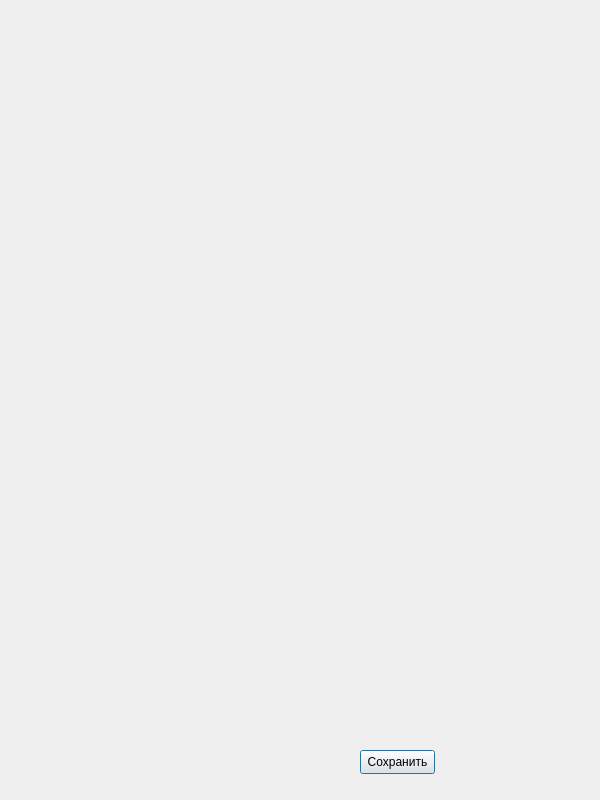
<?xml version="1.0" encoding="UTF-8"?>
<ui version="4.0">
 <class>Dialog</class>
 <widget class="QDialog" name="Dialog">
  <property name="geometry">
   <rect>
    <x>0</x>
    <y>0</y>
    <width>600</width>
    <height>800</height>
   </rect>
  </property>
  <property name="windowTitle">
   <string>Dialog</string>
  </property>
  <widget class="QLabel" name="label">
   <property name="geometry">
    <rect>
     <x>20</x>
     <y>10</y>
     <width>525</width>
     <height>700</height>
    </rect>
   </property>
   <property name="text">
    <string/>
   </property>
  </widget>
  <widget class="QPushButton" name="pushButton_save">
   <property name="geometry">
    <rect>
     <x>360</x>
     <y>750</y>
     <width>75</width>
     <height>24</height>
    </rect>
   </property>
   <property name="text">
    <string>Сохранить</string>
   </property>
  </widget>
 </widget>
 <resources/>
 <connections/>
</ui>
